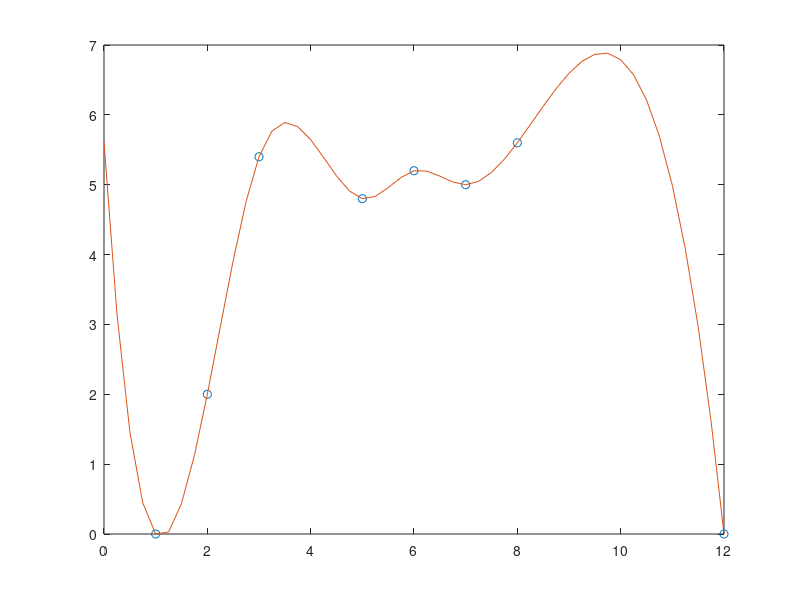

Source code (MATLAB): (Note: this script raises an error after producing the figure.)
% LSQCURVEFIT Nonlinear Function
% Attempt Seems good
clear all; close all; clc; format compact
s =[1 2 3 5 6 7 8 12];
y=[0 2 5.4 4.8 5.2 5 5.6 0];
xx = 0:.25:12;
yy = spline(s,y,xx);
plot(s,y,'o',xx,yy)
        
fun = @(x,s) ((x(5)./(x(2)-x(1))).*s - x(1).*x(5)./(x(2)-x(1))).*(heaviside(s-x(1)) - heaviside(s-x(2))) +...
     x(5).*(heaviside(s-x(2))-heaviside(s-x(3))) + ...
((x(5)./(x(4)-x(3))).*-s + ( (x(3).*x(5))./(x(4) - x(3)) + x(5))).*(heaviside(s-x(3)) - heaviside(s-x(4)));

x0 = [0.9 2.9 4.89 7.85 11.50];
% Find the "minimized error".
x = lsqcurvefit(fun,x0,s,y)
%x = lsqnonlin(fun,x0,s,y)
times = linspace(s(1),s(end));
hold on
plot(s,y,'ko',times,fun(x,times),'b-')
legend('Data','Fitted Response')
title('Data and Fitted Curve')
%--------------------------------------------------------
% Zeroth Case, No Curvature  y = 0
s =[1 2 3 5 6 7 8 12];
y =[0 0 0 0 0 0 0 0]; 
fun = @(x,s)  x(2)./(1 + (x(1).^2)).^(3/2) - y;
x0 = [1 1];
% The expected results would be 0 for second derivative (no inflection)
% and zero for first derivative (since, f(x) should be constant)
x = lsqcurvefit(fun,x0,s,y)
h = 1;
fx = h*x(1) - h^2/2*x(2)
%--------------------------------------------------------
% Ramping up Case, Curvature is linear
s =[1 2 3 5 6 7 8 12];
y = s.*2 + 1; 
fun = @(x,s)  x(2)./(1 + (x(1).^2)).^(3/2) - y;
x0 = [1 1];
% The expected results would be 0 for second derivative (no inflection)
% and zero for first derivative (since, f(x) should be constant)
x = lsqcurvefit(fun,x0,s,y)
h = 1;
fx = h*x(1) - h^2/2*x(2)
%--------------------------------------------------------
% Constant Radius Case, Curvature is Constant
s =[1 2 3 5 6 7 8 12];
y = ones(numel(s),1); 
fun = @(x,s)  x(2)./(1 + (x(1).^2)).^(3/2) - y;
x0 = [1 1];
% The expected results would be 0 for second derivative (no inflection)
% and zero for first derivative (since, f(x) should be constant)
x = lsqcurvefit(fun,x0,s,y)
h = 1;
fx = h*x(1) - h^2/2*x(2)
%--------------------------------------------------------
s =[1 2 3 5 6 7 8 12];
y=[0 2 5.4 4.8 5.2 5 5.6 0];
fun = @(x,s) ((x(4)./(x(2)-x(1))).*s - x(1).*x(4)./(x(2)-x(1))).*(heaviside(s-x(1)) - heaviside(s-x(2))) +...
     x(4).*(heaviside(s-x(2))-heaviside(s-x(3)));
 
 x0 = [0.9 2.9 4.89 7.85 11.50];
% Find the "minimized error".
x = lsqcurvefit(fun,x0,s,y)
%x = lsqnonlin(fun,x0,s,y)
times = linspace(s(1),s(end));
figure; hold on
plot(s,y,'ko',times,fun(x,times),'b-')
legend('Data','Fitted Response')
title('Data and Fitted Curve')
